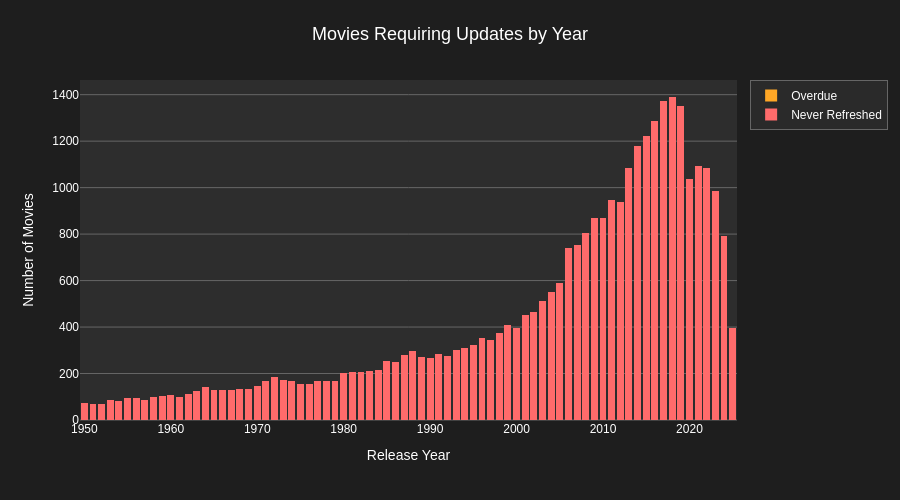

Write notebook code for a chart like this one.
### Code cell
# Visualize update requirements
if len(update_df) > 0 and update_df['movies_due_for_update'].sum() > 0:
    # Filter to years with updates needed
    plot_df = update_df[update_df['movies_due_for_update'] > 0].copy()

    if len(plot_df) > 0:
        fig = go.Figure()

        fig.add_trace(go.Bar(
            x=plot_df['release_year'],
            y=plot_df['never_refreshed'],
            name='Never Refreshed',
            marker_color='#ff6b6b'
        ))

        fig.add_trace(go.Bar(
            x=plot_df['release_year'],
            y=plot_df['overdue'],
            name='Overdue',
            marker_color='#ffa726'
        ))

        fig.update_layout(
            title='Movies Requiring Updates by Year',
            xaxis_title='Release Year',
            yaxis_title='Number of Movies',
            barmode='stack',
            height=500,
            hovermode='x unified'
        )

        fig.show()
    else:
        print("No movies currently need updates.")
else:
    print("✅ No updates needed - database is current!")

### Figure 1 — Plotly figure (JSON) as saved in the notebook; plotly's stock layout.template omitted (floating-point values rounded to 4 significant figures)
{"data": [{"marker": {"color": "#ff6b6b"}, "name": "Never Refreshed", "type": "bar", "x": [2025, 2024, 2023, 2022, 2021, 2020, 2019, 2018, 2017, 2016, 2015, 2014, 2013, 2012, 2011, 2010, 2009, 2008, 2007, 2006, 2005, 2004, 2003, 2002, 2001, 2000, 1999, 1998, 1997, 1996, 1995, 1994, 1993, 1992, 1991, 1990, 1989, 1988, 1987, 1986, 1985, 1984, 1983, 1982, 1981, 1980, 1979, 1978, 1977, 1976, 1975, 1974, 1973, 1972, 1971, 1970, 1969, 1968, 1967, 1966, 1965, 1964, 1963, 1962, 1961, 1960, 1959, 1958, 1957, 1956, 1955, 1954, 1953, 1952, 1951, 1950], "y": [397, 791, 984, 1083, 1092, 1038, 1353, 1390, 1371, 1285, 1222, 1179, 1086, 939, 945, 869, 868, 804, 751, 740, 590, 553, 512, 464, 450, 396, 409, 373, 346, 351, 323, 311, 303, 277, 285, 265, 273, 295, 278, 248, 253, 215, 213, 206, 208, 201, 168, 166, 169, 155, 154, 169, 171, 186, 170, 148, 135, 134, 129, 131, 128, 142, 125, 111, 98, 109, 105, 98, 85, 93, 95, 80, 86, 68, 68, 73]}, {"marker": {"color": "#ffa726"}, "name": "Overdue", "type": "bar", "x": [2025, 2024, 2023, 2022, 2021, 2020, 2019, 2018, 2017, 2016, 2015, 2014, 2013, 2012, 2011, 2010, 2009, 2008, 2007, 2006, 2005, 2004, 2003, 2002, 2001, 2000, 1999, 1998, 1997, 1996, 1995, 1994, 1993, 1992, 1991, 1990, 1989, 1988, 1987, 1986, 1985, 1984, 1983, 1982, 1981, 1980, 1979, 1978, 1977, 1976, 1975, 1974, 1973, 1972, 1971, 1970, 1969, 1968, 1967, 1966, 1965, 1964, 1963, 1962, 1961, 1960, 1959, 1958, 1957, 1956, 1955, 1954, 1953, 1952, 1951, 1950], "y": [0, 0, 0, 0, 0, 0, 0, 0, 0, 0, 0, 0, 0, 0, 0, 0, 0, 0, 0, 0, 0, 0, 0, 0, 0, 0, 0, 0, 0, 0, 0, 0, 0, 0, 0, 0, 0, 0, 0, 0, 0, 0, 0, 0, 0, 0, 0, 0, 0, 0, 0, 0, 0, 0, 0, 0, 0, 0, 0, 0, 0, 0, 0, 0, 0, 0, 0, 0, 0, 0, 0, 0, 0, 0, 0, 0]}], "layout": {"barmode": "stack", "height": 500, "hovermode": "x unified", "title": {"text": "Movies Requiring Updates by Year"}, "xaxis": {"title": {"text": "Release Year"}}, "yaxis": {"title": {"text": "Number of Movies"}}}}
